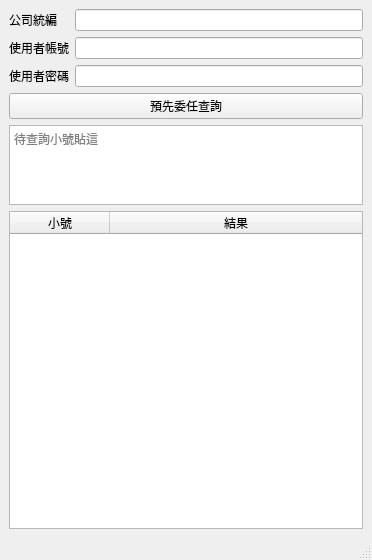
<?xml version="1.0" encoding="UTF-8"?>
<ui version="4.0">
 <class>MainWindow</class>
 <widget class="QMainWindow" name="MainWindow">
  <property name="geometry">
   <rect>
    <x>0</x>
    <y>0</y>
    <width>372</width>
    <height>560</height>
   </rect>
  </property>
  <property name="windowTitle">
   <string>天朗ECCS查詢系統</string>
  </property>
  <widget class="QWidget" name="centralwidget">
   <layout class="QGridLayout" name="gridLayout">
    <item row="0" column="0">
     <layout class="QFormLayout" name="formLayout">
      <item row="0" column="0">
       <widget class="QLabel" name="label">
        <property name="text">
         <string>公司統編</string>
        </property>
       </widget>
      </item>
      <item row="1" column="0">
       <widget class="QLabel" name="label_2">
        <property name="text">
         <string>使用者帳號</string>
        </property>
       </widget>
      </item>
      <item row="0" column="1">
       <widget class="QLineEdit" name="lineEdit"/>
      </item>
      <item row="1" column="1">
       <widget class="QLineEdit" name="lineEdit_2"/>
      </item>
      <item row="2" column="0">
       <widget class="QLabel" name="label_3">
        <property name="text">
         <string>使用者密碼</string>
        </property>
       </widget>
      </item>
      <item row="2" column="1">
       <widget class="QLineEdit" name="lineEdit_3"/>
      </item>
     </layout>
    </item>
    <item row="1" column="0">
     <layout class="QHBoxLayout" name="horizontalLayout">
      <item>
       <widget class="QPushButton" name="pushButton">
        <property name="text">
         <string>預先委任查詢</string>
        </property>
       </widget>
      </item>
     </layout>
    </item>
    <item row="2" column="0">
     <layout class="QVBoxLayout" name="verticalLayout">
      <item>
       <widget class="QPlainTextEdit" name="plainTextEdit">
        <property name="maximumSize">
         <size>
          <width>16777215</width>
          <height>80</height>
         </size>
        </property>
        <property name="placeholderText">
         <string>待查詢小號貼這</string>
        </property>
       </widget>
      </item>
      <item>
       <widget class="QTableWidget" name="tableWidget">
        <property name="selectionMode">
         <enum>QAbstractItemView::ExtendedSelection</enum>
        </property>
        <property name="selectionBehavior">
         <enum>QAbstractItemView::SelectRows</enum>
        </property>
        <attribute name="horizontalHeaderCascadingSectionResizes">
         <bool>false</bool>
        </attribute>
        <attribute name="horizontalHeaderShowSortIndicator" stdset="0">
         <bool>false</bool>
        </attribute>
        <attribute name="horizontalHeaderStretchLastSection">
         <bool>true</bool>
        </attribute>
        <attribute name="verticalHeaderVisible">
         <bool>false</bool>
        </attribute>
        <column>
         <property name="text">
          <string>小號</string>
         </property>
        </column>
        <column>
         <property name="text">
          <string>結果</string>
         </property>
        </column>
       </widget>
      </item>
     </layout>
    </item>
   </layout>
  </widget>
  <widget class="QMenuBar" name="menubar">
   <property name="geometry">
    <rect>
     <x>0</x>
     <y>0</y>
     <width>372</width>
     <height>22</height>
    </rect>
   </property>
  </widget>
  <widget class="QStatusBar" name="statusbar"/>
 </widget>
 <resources/>
 <connections/>
</ui>
